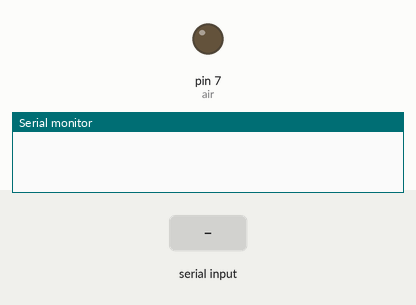
Simulated run of this sketch. Board: Arduino Uno, built with avr-gcc and run on an emulated ATmega328P. On the bench: output pins drawn as LEDs (lit = HIGH), the last lines printed to the serial monitor. The inputs (shaded band) are chosen by the test bench.

Above: at 1.2 s.
1.3 s: "1" received over Serial
At 1.9 s:
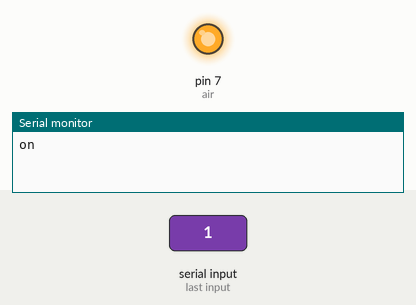
2.8 s: "0" received over Serial
At 4.2 s:
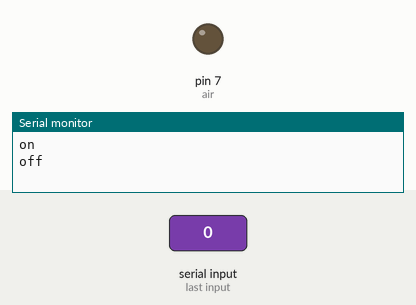
Timing chart, 0 to 5.8 s (numbered marks = the images above; inputs shaded):
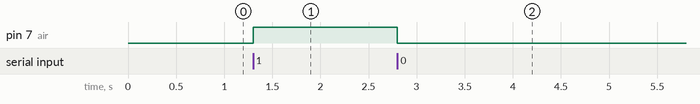

Measured:
- after the input at 1.3 s, pin 7 (air): LOW → HIGH at once
- after the input at 2.8 s, pin 7 (air): HIGH → LOW at once

The sketch:

air1.ino
```cpp
int air=7;

void setup() {
  pinMode(air,OUTPUT);
  Serial.begin(9600);
}

void loop() {
    if(Serial.available()>0)
 {
  char a;
  a = Serial.read();
  if(a =='1')
  {
  digitalWrite(air,HIGH);
  Serial.println("on");//시리얼 모니터에 "1"신호 들어오면 on이라 뜸
  }

  else if(a =='0')
  {
  digitalWrite(air,LOW);
  Serial.println("off");//시리얼 모니터에 "0"신호 들어오면 off라 뜸
  }
}
}
```
